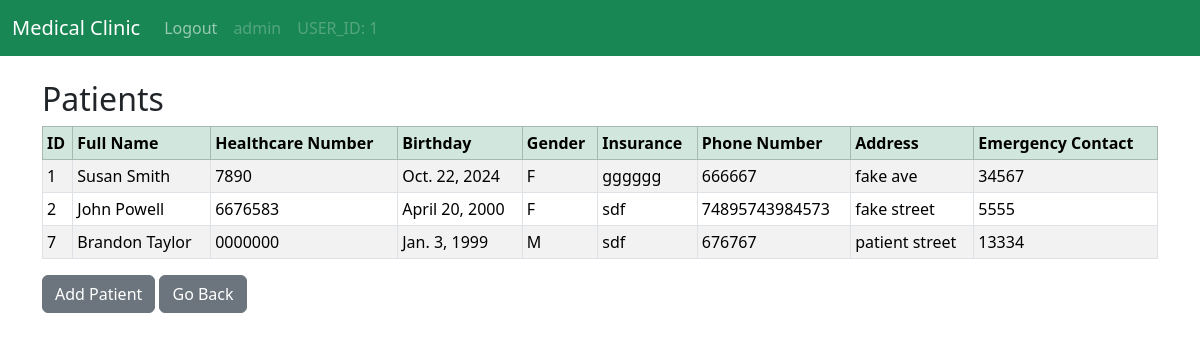
Page /patient-list/ (signed in) on the committed database.
### clinic/models.py (models this page shows, shortened)
class UserProfile(models.Model):
    healthcare_number = models.CharField(max_length=20, unique=True)
    birthday = models.DateField(null=True, blank=True)
    gender = models.CharField(max_length=10, choices=[('M', 'Male'), ('F', 'Female'), ('O', 'Other')])
    insurance = models.CharField(max_length=50)
    phone_number = models.CharField(max_length=15, blank=True)
    address = models.TextField(blank=True)
    class Meta:
        abstract = True

class Patient(UserProfile):
    user = models.OneToOneField(User, on_delete=models.CASCADE)
    emergency_contact = models.CharField(max_length=100, blank=True)

### clinic/views.py (the view)
# urls.py: path("patient-list/", views.patient_list, name='patient-list'),
def patient_list(request):
    patients = Patient.objects.all()
    return render(request, 'patient-list.html', {'patients':patients})

### clinic/templates/patient-list.html
{% extends "base.html" %}
{% block content %}
    {% if user.is_authenticated %}
        <h2>Patients</h2>
        <table class="table table-striped table-hover table-bordered table-sm">
            <thead class="table-success">
                <tr>
                    <th scope="col">ID</th>
                    <th scope="col">Full Name</th>
                    <th scope="col">Healthcare Number</th>
                    <th scope="col">Birthday</th>
                    <th scope="col">Gender</th>
                    <th scope="col">Insurance</th>
                    <th scope="col">Phone Number</th>
                    <th scope="col">Address</th>
                    <th scope="col">Emergency Contact</th>
                </tr>
            </thead>
            <tbody>
                {% if patients %}
                    {% for patient in patients %}
                        <tr>
                            <td>{{ patient.id }}</td>
                            <td>{{ patient.user.first_name }} {{ patient.user.last_name }}</td>
                            <td>{{ patient.healthcare_number }}</td>
                            <td>{{ patient.birthday }}</td>
                            <td>{{ patient.gender }}</td>
                            <td>{{ patient.insurance }}</td>
                            <td>{{ patient.phone_number }}</td>
                            <td>{{ patient.address }}</td>
                            <td>{{ patient.emergency_contact }}</td>
                        </tr>
                    {% endfor %}
                {% endif %}
            </tbody>
        </table>
        <a href="{% url "add_patient" %}" class="btn btn-secondary">Add Patient</a>
        <a href="{% url "doctor-dashboard" %}" class="btn btn-secondary">Go Back</a>
    {% else %}
        <div class="col-md-6 offset-md-3">
            <h1>You Are Not Logged In</h1>
            <br/>
            <a href="{% url "doctor-dashboard" %}" class="btn btn-secondary">Go to Doctor Login</a>
        </div>
    {% endif %}
{% endblock content %}

### clinic/templates/navbar.html (shortened to what this page needs)
<nav class="navbar navbar-expand-lg navbar-dark bg-success">
    <div class="container-fluid">
      <a class="navbar-brand" href="{% url 'home' %}">Medical Clinic</a>
      <div class="collapse navbar-collapse" id="navbarSupportedContent">
        <ul class="navbar-nav me-auto mb-2 mb-lg-0">
            {% if user.is_authenticated %}
                <li class="nav-item">
                  <a class="nav-link" href="{% url 'logout' %}">Logout</a>
                </li>
                <li class="nav-item">
                  <a class="nav-link disabled" aria-disabled="true">{{ user }}</a>
                </li>
                <li class="nav-item">
                  <a class="nav-link disabled" aria-disabled="true">USER_ID: {{ user.id }}</a>
                </li>
            {% endif %}
        </ul>
      </div>
    </div>
  </nav>

### rows in the picture
Patient: id "1", user.first_name "Susan", user.last_name "Smith", healthcare_number "7890", birthday "Oct. 22, 2024", gender "F", insurance "gggggg", phone_number "666667", address "fake ave", emergency_contact "34567"
Patient: id "2", user.first_name "John", user.last_name "Powell", healthcare_number "6676583", birthday "April 20, 2000", gender "F", insurance "sdf", phone_number "74895743984573", address "fake street", emergency_contact "5555"
Patient: id "7", user.first_name "Brandon", user.last_name "Taylor", healthcare_number "0000000", birthday "Jan. 3, 1999", gender "M", insurance "sdf", phone_number "676767", address "patient street", emergency_contact "13334"

### other values in the picture
{{ user }} "admin"
{{ user.id }} "1"
